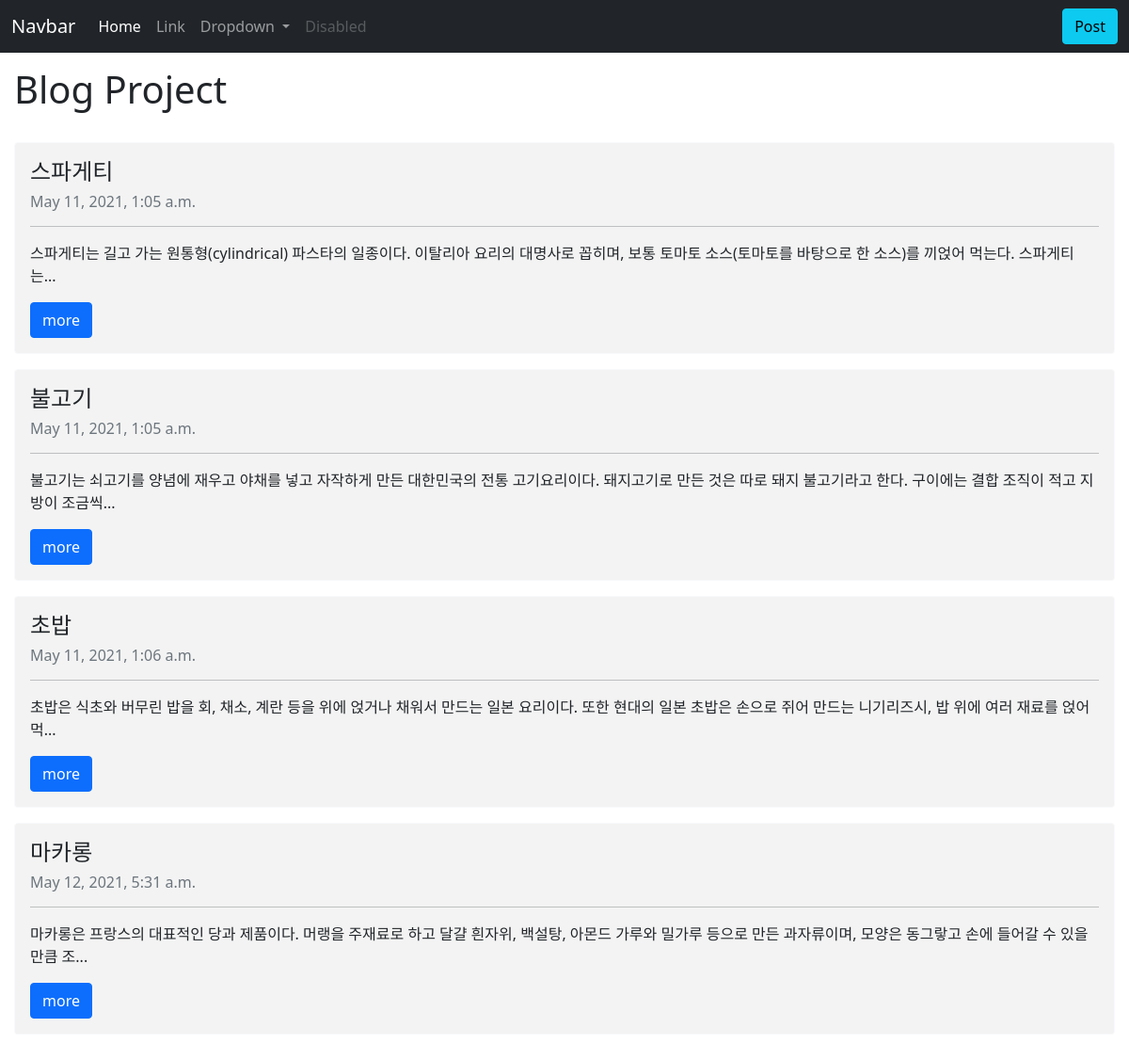
The page / on the database its author committed.
### blog/models.py (models this page shows, shortened)
class Blog(models.Model):
    title = models.CharField(max_length=200)
    pub_date = models.DateTimeField('date published')
    body = models.TextField()
    hashtag = models.ManyToManyField(HashTag)
    def summary(self):
        return self.body[:100]

### blog/views.py (the view)
# urls.py: 2. Add a URL to urlpatterns:  path('', views.home, name='home')
def home(request):
    blog = Blog.objects  # query set!
    return render(request, 'home.html', {'blogs': blog})

### blog/templates/home.html (shortened to what this page needs)
<!DOCTYPE html>
<html lang="en">
<head>
    <link href="https://cdn.jsdelivr.net/npm/bootstrap@5.0.0/dist/css/bootstrap.min.css" rel="stylesheet">
<body>
    <nav class="navbar navbar-expand-lg navbar-dark bg-dark">
        <div class="container-fluid">
          <a class="navbar-brand" href="#">Navbar</a>
          <div class="collapse navbar-collapse" id="navbarSupportedContent">
            <ul class="navbar-nav me-auto mb-2 mb-lg-0">
              <li class="nav-item">
                <a class="nav-link active" aria-current="page" href="#">Home</a>
              </li>
              <li class="nav-item">
                <a class="nav-link" href="#">Link</a>
              </li>
              <li class="nav-item dropdown">
                <a class="nav-link dropdown-toggle" href="#" id="navbarDropdown" role="button" data-bs-toggle="dropdown" aria-expanded="false">
                  Dropdown
                </a>
              </li>
              <li class="nav-item">
                <a class="nav-link disabled" href="#" tabindex="-1" aria-disabled="true">Disabled</a>
              </li>
            </ul>
            <form class="d-flex">
                <a class = "btn btn-info" href="{% url 'new' %}">Post</a>
            </form>
          </div>
        </div>
    </nav>
    <div id = "wrap">
      <h1>Blog Project</h1>
      <br>
      <div id = "wrap2">
        {% for blog in blogs.all %}
        <div class="card border-light mb-3" style="width: 100%; background-color: rgb(243, 243, 243);">
          <div class="card-body">
            <h4 class="card-title">{{ blog.title }}</h4>
            <h6 class = "card-date text-secondary">{{ blog.pub_date }}</h6>
            <hr>
            <p class="card-text">{{ blog.summary }}<span>...</span></p>
            <a href="{% url 'detail' blog.id %}" class="btn btn-primary">more</a>
          </div>
        </div>
        {% endfor %}
      </div>
    </div>
</body>
</html>

### blog/templates/home.html (style rules this page uses)
* { margin: 0; padding: 0; }
#wrap { padding: 15px; overflow: hidden; }

### rows shown on the page
Blog: title "스파게티", pub_date "May 11, 2021, 1:05 a.m.", summary "스파게티는 길고 가는 원통형(cylindrical) 파스타의 일종이다. 이탈리아 요리의 대명사로 꼽히며, 보통 토마토 소스(토마토를 바탕으로 한 소스)를 끼얹어 먹는다. 스파게티는"
Blog: title "불고기", pub_date "May 11, 2021, 1:05 a.m.", summary "불고기는 쇠고기를 양념에 재우고 야채를 넣고 자작하게 만든 대한민국의 전통 고기요리이다. 돼지고기로 만든 것은 따로 돼지 불고기라고 한다. 구이에는 결합 조직이 적고 지방이 조금씩"
Blog: title "초밥", pub_date "May 11, 2021, 1:06 a.m.", summary "초밥은 식초와 버무린 밥을 회, 채소, 계란 등을 위에 얹거나 채워서 만드는 일본 요리이다. 또한 현대의 일본 초밥은 손으로 쥐어 만드는 니기리즈시, 밥 위에 여러 재료를 얹어 먹"
Blog: title "마카롱", pub_date "May 12, 2021, 5:31 a.m.", summary "마카롱은 프랑스의 대표적인 당과 제품이다. 머랭을 주재료로 하고 달걀 흰자위, 백설탕, 아몬드 가루와 밀가루 등으로 만든 과자류이며, 모양은 동그랗고 손에 들어갈 수 있을 만큼 조"
